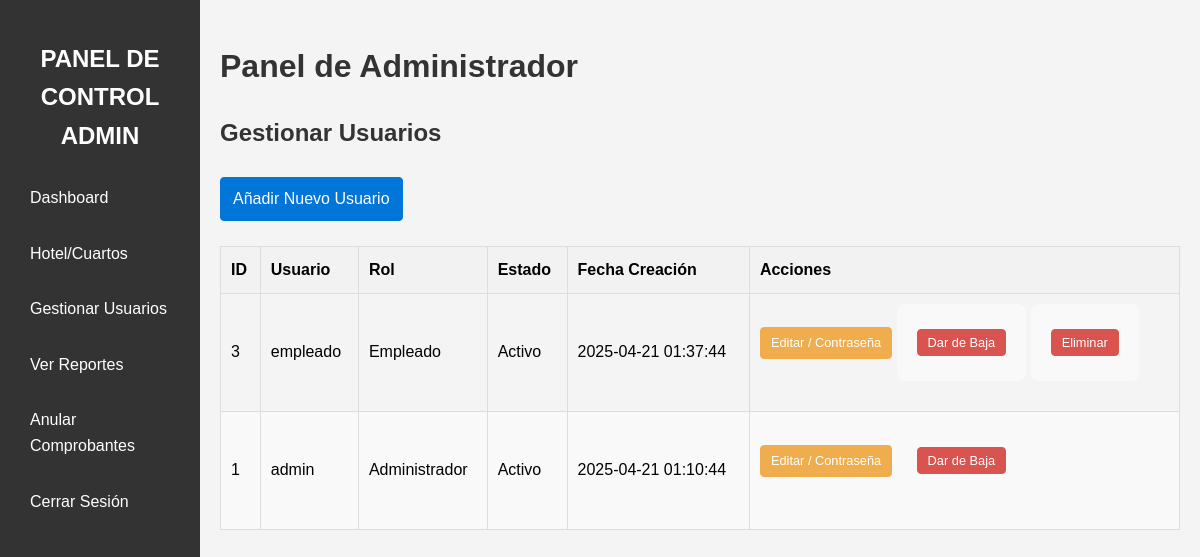
/admin/manage_users.php (signed in), run on the app's committed database.
### tables this page shows
CREATE TABLE IF NOT EXISTS `users` (
  `id` int NOT NULL AUTO_INCREMENT,
  `username` varchar(50) NOT NULL,
  `password` varchar(255) NOT NULL,
  `role` enum('admin','employee') NOT NULL,
  `created_at` timestamp NULL DEFAULT CURRENT_TIMESTAMP,
  `status` enum('active','inactive') NOT NULL DEFAULT 'active',
  PRIMARY KEY (`id`),
  UNIQUE KEY `username` (`username`)
);

### admin/manage_users.php (the view, shortened to what this page needs)
<?php
include '_admin_header.php';
$users = [];
$sql = "SELECT id, username, role, status, created_at FROM users ORDER BY created_at DESC";
$result = $conn->query($sql);
if ($result->num_rows > 0) {
    while($row = $result->fetch_assoc()) {
        $users[] = $row;
    }
}
function translate_user_role($role) {
    switch ($role) {
        case 'admin':
            return 'Administrador';
        case 'employee':
            return 'Empleado';
    }
}
function translate_user_status($status) {
    switch ($status) {
        case 'active':
            return 'Activo';
    }
}
?>
<h2>Gestionar Usuarios</h2>
<a href="add_user.php" class="btn">Añadir Nuevo Usuario</a>
<?php if (empty($users)): ?>
    <p>No hay usuarios registrados.</p>
<?php else: ?>
    <table>
        <thead>
            <tr>
                <th>ID</th>
                <th>Usuario</th>
                <th>Rol</th>
                <th>Estado</th>
                <th>Fecha Creación</th>
                <th>Acciones</th>
            </tr>
        </thead>
        <tbody>
            <?php foreach ($users as $user): ?>
                <tr>
                    <td><?php echo htmlspecialchars($user['id']); ?></td>
                    <td><?php echo htmlspecialchars($user['username']); ?></td>
                    <td><?php echo htmlspecialchars(translate_user_role($user['role'])); ?></td>
                    <td><?php echo htmlspecialchars(translate_user_status($user['status'])); ?></td>
                    <td><?php echo htmlspecialchars($user['created_at']); ?></td>
                    <td>
                         <a href="edit_user.php?id=<?php echo htmlspecialchars($user['id']); ?>" class="btn btn-warning btn-sm">Editar / Contraseña</a>
                        <?php if ($user['status'] === 'active'): ?>
                            <form action="process_user.php" method="post" style="display:inline-block;" onsubmit="return confirm('¿Está seguro de que desea dar de BAJA a este usuario?');">
                                <button type="submit" class="btn btn-danger btn-sm">Dar de Baja</button>
                            </form>
                        <?php endif; ?>
                         <?php if ($user['id'] != $_SESSION['user_id']):  ?>
                            <form action="process_user.php" method="post" style="display:inline-block;" onsubmit="return confirm('¿Está seguro de que desea ELIMINAR a este usuario de forma permanente? Esta acción no se puede deshacer.');">
                                 <button type="submit" class="btn btn-danger btn-sm">Eliminar</button>
                            </form>
                         <?php endif; ?>
                    </td>
                </tr>
            <?php endforeach; ?>
        </tbody>
    </table>
<?php endif; ?>
<?php
include '_admin_footer.php';
?>

### css/style.css (style rules this page uses)
body { font-family: sans-serif; line-height: 1.6; margin: 0; padding: 0; background-color: #f4f4f4; }
h1, h2, h3 { color: #333; }
table { width: 100%; border-collapse: collapse; margin-top: 20px; }
table, th, td { border: 1px solid #ddd; }
th, td { padding: 10px; text-align: left; }
th { background-color: #f2f2f2; }
tr:nth-child(even) { background-color: #f9f9f9; }
form { background: #f9f9f9; padding: 20px; border-radius: 8px; margin-bottom: 20px; }
form button { background-color: #5cb85c; color: white; padding: 10px 15px; border: none; border-radius: 4px; cursor: pointer; font-size: 1em; }
.btn { display: inline-block; padding: 8px 12px; margin: 5px 0; border-radius: 4px; text-decoration: none; color: white; background-color: #0275d8; border: 1px solid #0275d8; }
.btn-danger { background-color: #d9534f; border-color: #d9534f; }
.btn-warning { background-color: #f0ad4e; border-color: #f0ad4e; }
.btn-sm { padding: 5px 10px; font-size: 0.8em; }

### data on the page
users: id "3", username "empleado", created_at "2025-04-21 01:37:44"
users: id "1", username "admin", created_at "2025-04-21 01:10:44"
